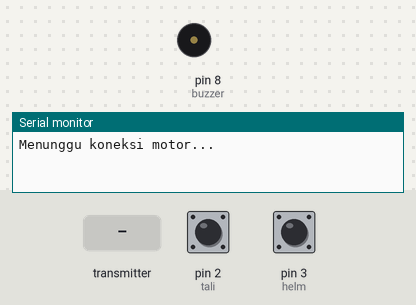
Bench run of a sketch on a simulated Arduino Uno, built with avr-gcc and run on an emulated ATmega328P. Parts: buzzer (waves = sounding), the last lines printed to the serial monitor. The inputs (shaded band) are chosen by the test bench; at power-on: pin 2 (tali) HIGH, pin 3 (helm) HIGH. No radio packets arrive unless stated.

Above: at 3.2 s.
3.3 s: pin 2 (tali) pulled LOW for 0.15 s
At 3.85 s:
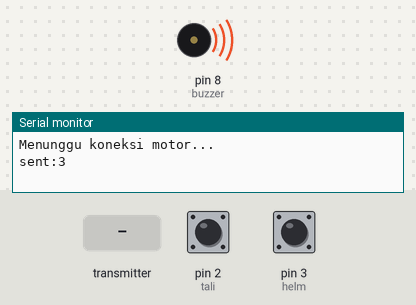
6.3 s: the transmitter starts sending buff = 1
8.2 s: pin 3 (helm) pulled LOW for 1 s
At 9.4 s:
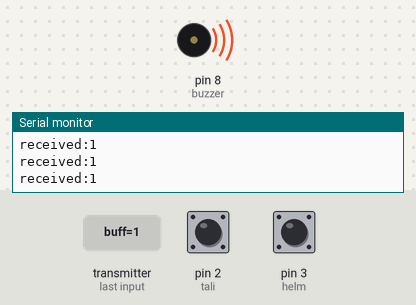
11.2 s: pin 3 (helm) pulled LOW for 3.2 s
At 13.0 s:
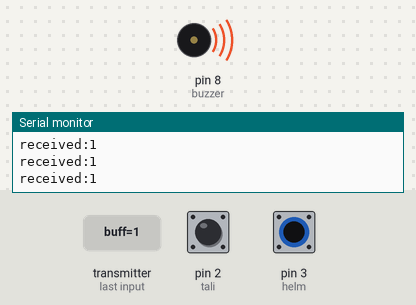
16.4 s: pin 2 (tali) pulled LOW for 3.2 s
At 18.2 s:
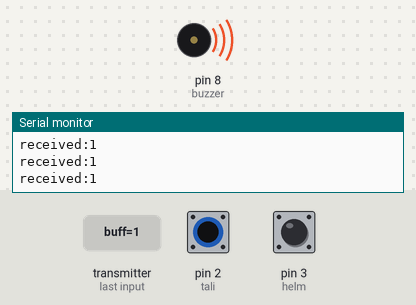
Timing chart, 0 to 21.6 s (numbered marks = the images above; inputs shaded):
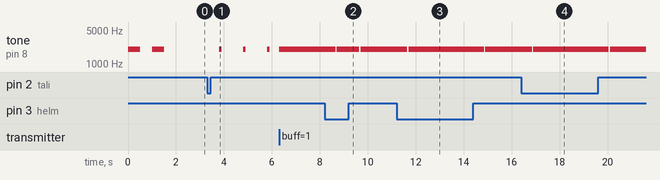

The sketch:

modulHelm.ino
```cpp
#include <SPI.h>
#include <nRF24L01.h>
#include <RF24.h>

#define buzzer 8
#define tali 2
#define helm 3

#define pings '0'
#define speeds '1'
#define helmsOK '2'
#define helmsNO '3'
#define ping1st '4'

boolean currentHelmState, currentTaliState, beeping;
volatile boolean sendNotif;
char buff;
unsigned long lastBuzzerMillis;

RF24 radio(10, 9);
const byte address[][6] = {"Helm", "Motor"};

void setup() {
  Serial.begin(9600);
  pinMode(buzzer, OUTPUT);
  pinMode(tali, INPUT_PULLUP);
  pinMode(helm, INPUT_PULLUP);

  radio.begin();
  radio.setPALevel(RF24_PA_MIN);
  radio.setDataRate(RF24_250KBPS);
  radio.setPayloadSize(1);
  radio.openWritingPipe(address[0]);
  radio.openReadingPipe(1, address[1]);
  radio.startListening();

  attachInterrupt(digitalPinToInterrupt(tali),interrupt,CHANGE);
  attachInterrupt(digitalPinToInterrupt(helm),interrupt,CHANGE);

  bipbip(2,500);Serial.println("Menunggu koneksi motor...");
}

void loop() {
  if(radio.available()) {
    radio.read(&buff, sizeof(buff));
    Serial.println("received:"+String(buff));
    if(buff == speeds){
      tone(buzzer,2000,500);
    }
    else if(buff == ping1st) {
      Serial.println("Ping diterima!");
      bipbip(2,100);
      sendNotif = 1;
    }
  }
  if(sendNotif == 1) {
    delay(500);
    currentHelmState = digitalRead(helm);
    currentTaliState = digitalRead(tali);
    if((currentHelmState == 0) && (currentTaliState == 0)) {
      bipbip(3,100);
      beeping = false;
      sendToMotor(500,helmsOK);
    }
    else {
      beeping = true;
      sendToMotor(500,helmsNO);
    }
    sendNotif = 0;
  }
  if(beeping) {
    if((millis() - lastBuzzerMillis) > 1000) {
      tone(buzzer,2000,100);
      lastBuzzerMillis = millis();
    }
  }
}

void sendToMotor(int timeout, char buff) {
  radio.stopListening();
  radio.writeFast(&buff, sizeof(buff));
  boolean ok = radio.txStandBy(timeout);
  if(!ok) {
     Serial.println("Not sent!");
  }
  else {
    Serial.println("sent:"+String(buff));
  }
  radio.startListening();
}

void bipbip(byte jumlah, int durasi) {
  for (byte i=0; i < jumlah; i++) {
    tone(buzzer, 2000, durasi);
    delay(durasi*2);
  }
}

void interrupt() {
  sendNotif = 1;
}
```

Measured:
- after the input at 3.3 s, tone on pin 8 (buzzer): alternates 2000 Hz for 0.10 s and silent for 0.90 s, starting after 0.50 s
- after the input at 8.2 s, tone on pin 8 (buzzer): alternates 2000 Hz for 0.95 s and silent for 0.05 s, starting after 0.45 s
- after the input at 11.2 s, tone on pin 8 (buzzer): alternates 2000 Hz for 3.2 s and silent for 0.05 s, starting after 0.45 s
- after the input at 16.4 s, tone on pin 8 (buzzer): alternates 2000 Hz for 3.2 s and silent for 0.05 s, starting after 0.45 s
